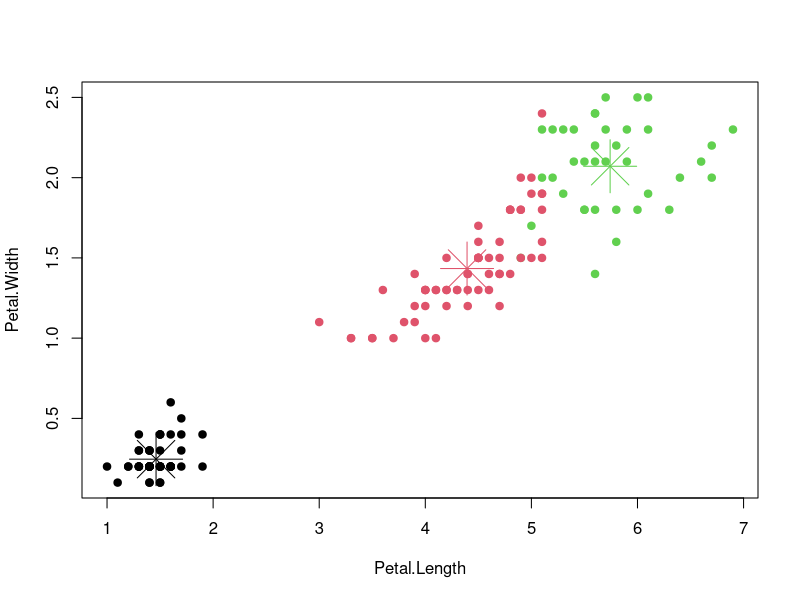
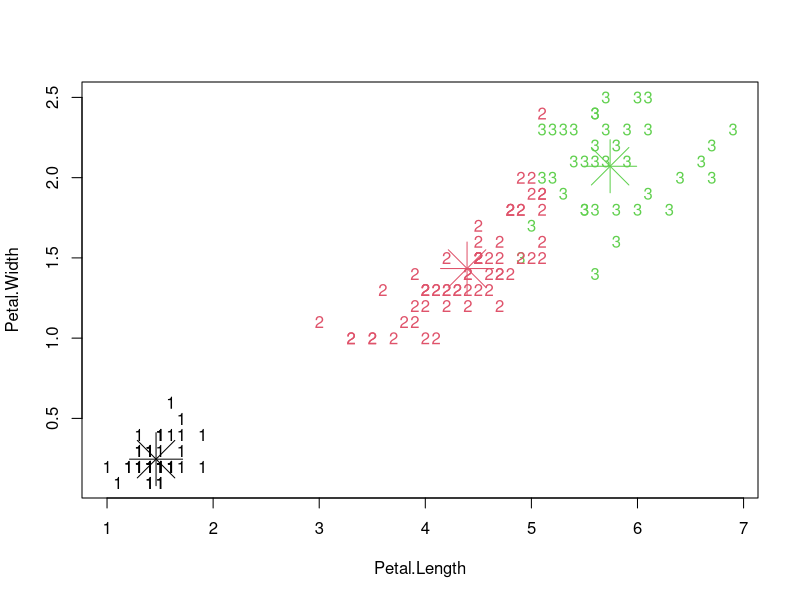

These charts were generated, in order, by the following R code:
set.seed(123)

iris


base = iris

base$Species = NULL

km = kmeans(base, 3)

km$size
km$cluster
km$centers

attach(base)
plot(Petal.Length,Petal.Width,pch=19,col=km$cluster)
points(km$centers[,c("Petal.Length","Petal.Width")],pch=8,col=1:3,cex=5)

plot(Petal.Length,Petal.Width,col="white")
text(Petal.Length,Petal.Width,label=km$cluster,col=km$cluster)
points(km$centers[,c("Petal.Length","Petal.Width")],pch=8,col=1:3,cex=5)

km$withinss

sumawit = 39.82097+ 23.87947 +15.15100
sumawit

sum(km$withinss)
km$tot.withinss


km$betweenss+km$tot.withinss
km$totss


km #between/total = porcentaje separacion entre grupos queremos que sea el maximo


